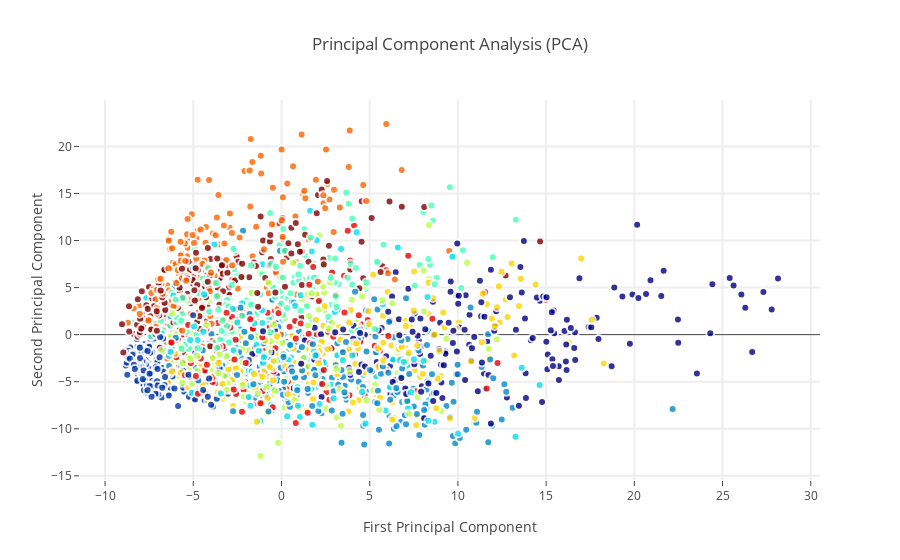

The cell this chart's notebook holds for it:
### Markdown cell above
The above line will transform the data according to the new principle components, but we really want to see how it has done it, don't we??

Below I have used a interactive plotting library 'plotly', the code is literally copy pasted from one of the kaggler's code and is very simple to comprehend.

### Code cell
trace0 = go.Scatter(
    x = df_pca[:,0],
    y = df_pca[:,1],
    name = label,
    hoveron = label,
    mode = 'markers',
    text = label,
    showlegend = False,
    marker = dict(
        size = 8,
        color = label,
        colorscale ='Jet',
        showscale = False,
        line = dict(
            width = 2,
            color = 'rgb(255, 255, 255)'
        ),
        opacity = 0.8
    )
)
data = [trace0]

layout = go.Layout(
    title= 'Principal Component Analysis (PCA)',
    hovermode= 'closest',
    xaxis= dict(
         title= 'First Principal Component',
        ticklen= 5,
        zeroline= False,
        gridwidth= 2,
    ),
    yaxis=dict(
        title= 'Second Principal Component',
        ticklen= 5,
        gridwidth= 2,
    ),
    showlegend= True
)


fig = dict(data=data, layout=layout)
py.iplot(fig, filename='styled-scatter')

### Figure 1 — Plotly figure (JSON) as saved in the notebook; plotly's stock layout.template omitted (floating-point values rounded to 4 significant figures; data arrays with more than 128 entries replaced by an {"elided": "..."} marker saying what was removed)
{"data": [{"hoveron": {"elided": "2000 int values"}, "marker": {"color": {"elided": "2000 int values"}, "colorscale": "Jet", "line": {"color": "rgb(255, 255, 255)", "width": 2}, "opacity": 0.8, "showscale": false, "size": 8}, "mode": "markers", "name": {"elided": "2000 int values"}, "showlegend": false, "text": {"elided": "2000 int values"}, "type": "scatter", "x": {"elided": "2000 float values"}, "y": {"elided": "2000 float values"}}], "layout": {"hovermode": "closest", "showlegend": true, "title": "Principal Component Analysis (PCA)", "xaxis": {"gridwidth": 2, "ticklen": 5, "title": "First Principal Component", "zeroline": false}, "yaxis": {"gridwidth": 2, "ticklen": 5, "title": "Second Principal Component"}}}
